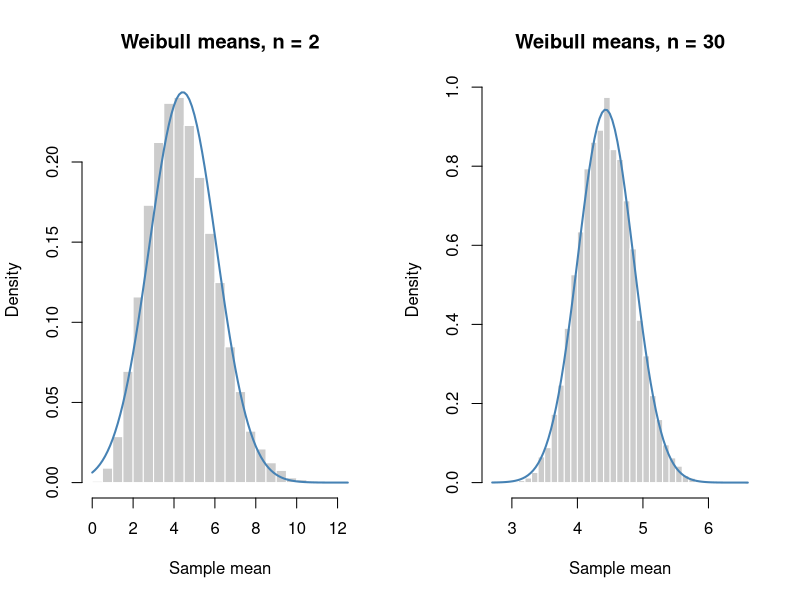

The R script that drew this image:
## ---- chunk 1
knitr::opts_chunk$set(echo = TRUE, message = FALSE, warning = TRUE)
## ---- chunk 2
set.seed(14270)
sample_size <- 10
one_sample <- rweibull(sample_size, shape = 2, scale = 5)

c(sample_mean = mean(one_sample), sample_sd = sd(one_sample))
## ---- chunk 3
shape <- 2
scale <- 5
mu <- scale * gamma(1 + 1 / shape)
variance <- scale^2 * (
  gamma(1 + 2 / shape) - gamma(1 + 1 / shape)^2
)

c(mean = mu, variance = variance, sd = sqrt(variance))
## ---- chunk 4
n <- c(1, 5, 10, 30, 100)
data.frame(
  sample_size = n,
  expected_sample_mean = mu,
  standard_error = sqrt(variance) / sqrt(n)
)
## ---- chunk 5
mu_normal <- 20
sigma_normal <- 6
n <- 9

c(
  sample_mean_mean = mu_normal,
  sample_mean_variance = sigma_normal^2 / n,
  sample_mean_sd = sigma_normal / sqrt(n)
)
## ---- chunk 6
set.seed(14270)
repetitions <- 20000
sample_sizes <- c(2, 30)

old_par <- par(mfrow = c(1, 2))
for (n in sample_sizes) {
  sample_means <- replicate(
    repetitions,
    mean(rweibull(n, shape = 2, scale = 5))
  )
  hist(
    sample_means, probability = TRUE, breaks = 40,
    col = "grey80", border = "white",
    main = paste("Weibull means, n =", n), xlab = "Sample mean"
  )
  curve(
    dnorm(x, mean = mu, sd = sqrt(variance / n)),
    add = TRUE, col = "steelblue", lwd = 2
  )
}
par(old_par)
## ---- chunk 7
mu <- 4
sigma <- 1.5
n <- 50
se <- sigma / sqrt(n)
z_lower <- (3.5 - mu) / se
z_upper <- (3.8 - mu) / se

c(
  standard_error = se,
  z_lower = z_lower,
  z_upper = z_upper,
  probability = pnorm(z_upper) - pnorm(z_lower),
  rounded_table_probability = pnorm(-0.94) - pnorm(-2.36)
)
